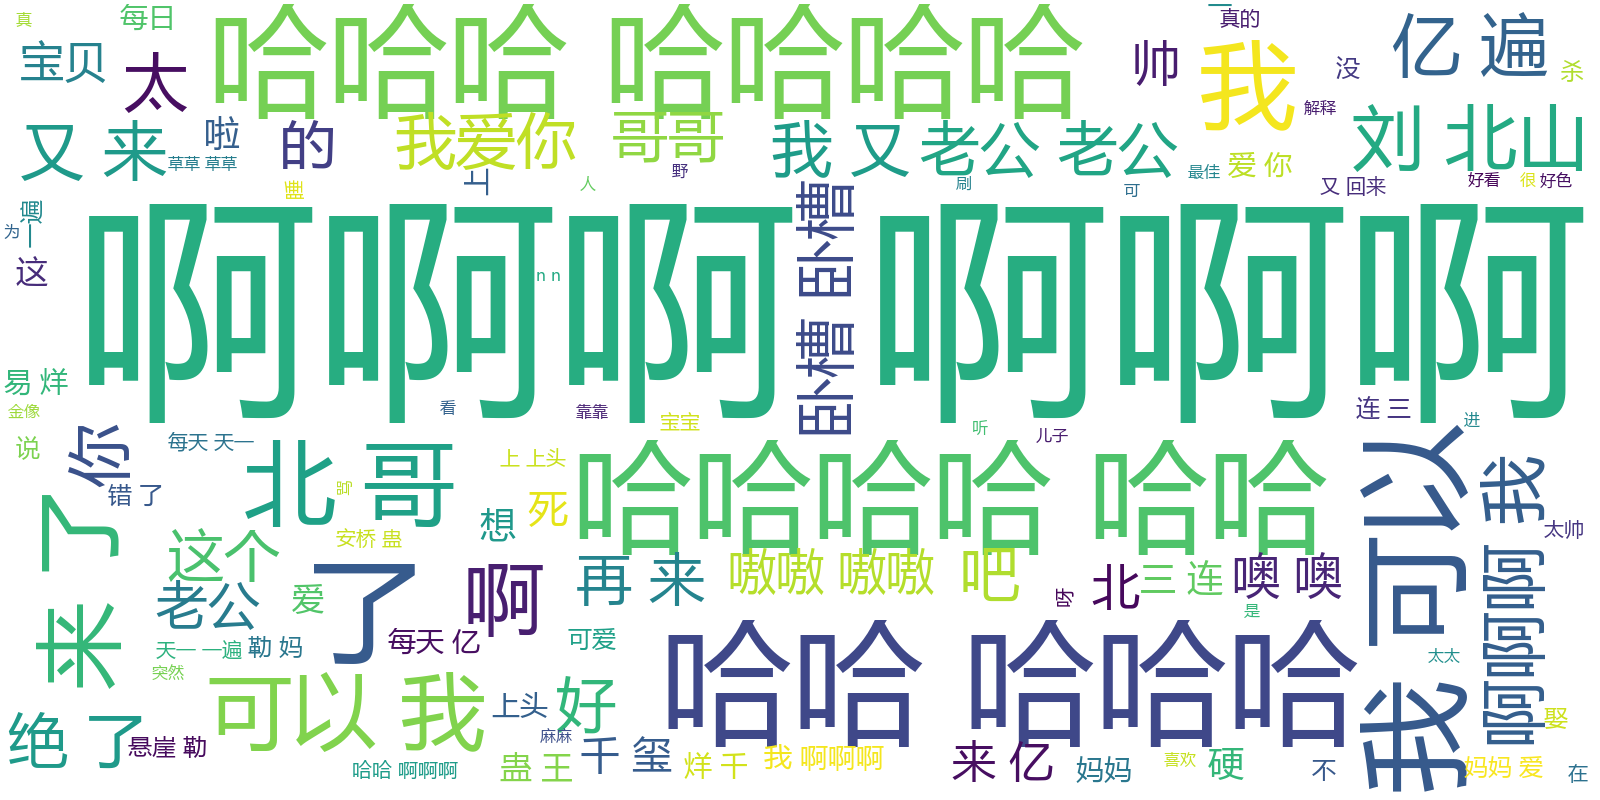

The Python source for this figure:
import pandas as pd
import requests
import re
import jieba
import wordcloud
import matplotlib.pyplot as plt


def run():
    f = open('Danmu.txt', encoding='utf-8').read()
    danmu = jieba.cut(f, cut_all=True)
    danmu_word = jieba.lcut(" ".join(danmu))
    danmu_str = " ".join(danmu_word)
    w = wordcloud.WordCloud(font_path="msyh.ttc",background_color="white",scale=4,max_words=300,max_font_size=60)
    w.generate(danmu_str)
    w.to_file('BiliDanmuWordCloud.png')
    plt.imshow(w, interpolation='bilinear')
    plt.axis("off")
    plt.show()
